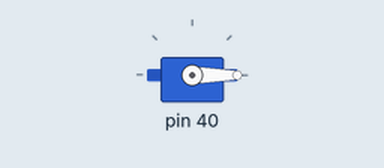
Bench run of a program on a simulated Raspberry Pi (header pin numbers). On the bench: servo. Servo angles are drawn from the pulse width (0.5 ms = 0°, 2.5 ms = 180°); what the program prints to the terminal is not drawn.

Above: at 0.05 s.
Timing chart, 0 to 3.7 s (numbered marks = the images above):
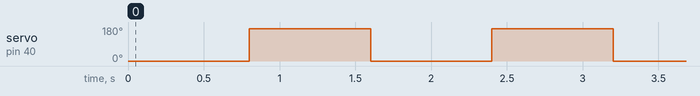

Measured:
- by itself, servo on pin 40: alternates 171° for 0.80 s and 0° for 0.80 s

The program:

moto.py
```python
import RPi.GPIO as GPIO
import time


class MotorController:
    def __init__(self, pin, open_angle=180, close_angle=90):
        self.pin = pin
        self.angle = 0
        GPIO.setmode(GPIO.BOARD)
        GPIO.setup(self.pin, GPIO.OUT)
        self.pwm = GPIO.PWM(self.pin, 50)  # 50Hz frequency
        self.pwm.start(0)
        self.open_angle = open_angle
        self.close_angle = close_angle

    def destroy(self):
        self.pwm.stop()
        GPIO.cleanup()

# 輸入0 ～ 180度即可
# 別超過180度
    def setDirection(self):
        # 0 = 停止轉動
        # 2 = 0度
        # 7 = 90度
        # 12 = 180度
        duty = 2 + (self.angle / 18)
        self.pwm.ChangeDutyCycle(duty)
        # 消除抖動
        time.sleep(0.3)
        self.pwm.ChangeDutyCycle(0)
        print("角度=", self.angle, "-> duty=", duty)

    def reset(self):
        self.angle = 0
        self.setDirection()

    def open_gate(self, angle=180):
        self.angle = angle
        self.setDirection()

    def close_gate(self, angle=90):
        self.angle = angle
        self.setDirection()

    def test(self):
        while True:
            self.angle = 0
            self.setDirection()
            time.sleep(0.5)
            self.angle = 180
            self.setDirection()
            time.sleep(0.5)


if __name__ == "__main__":
    try:
        motor = MotorController(40)
        # motor.reset()
        # motor.open_gate()
        # time.sleep(1)
        # motor.close_gate()
        motor.test()
    finally:
        print("清理 GPIO 資源")
        motor.destroy()
```
